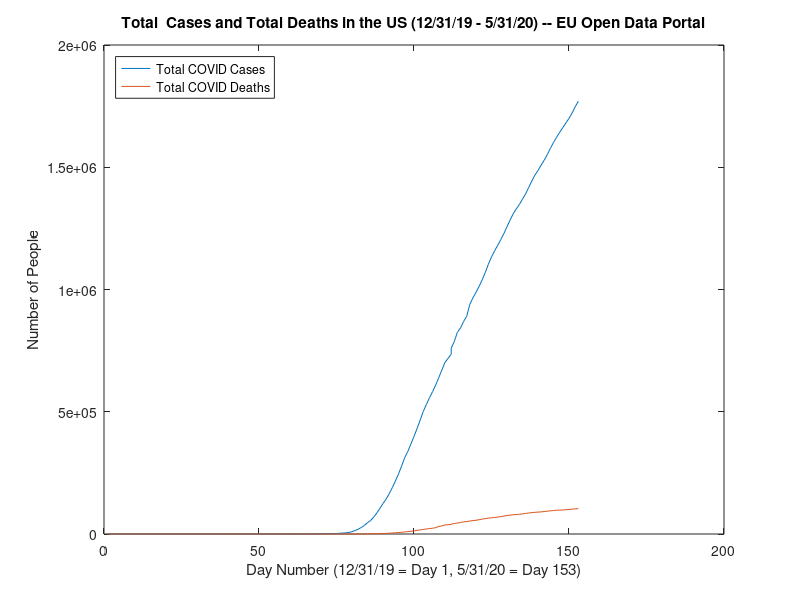
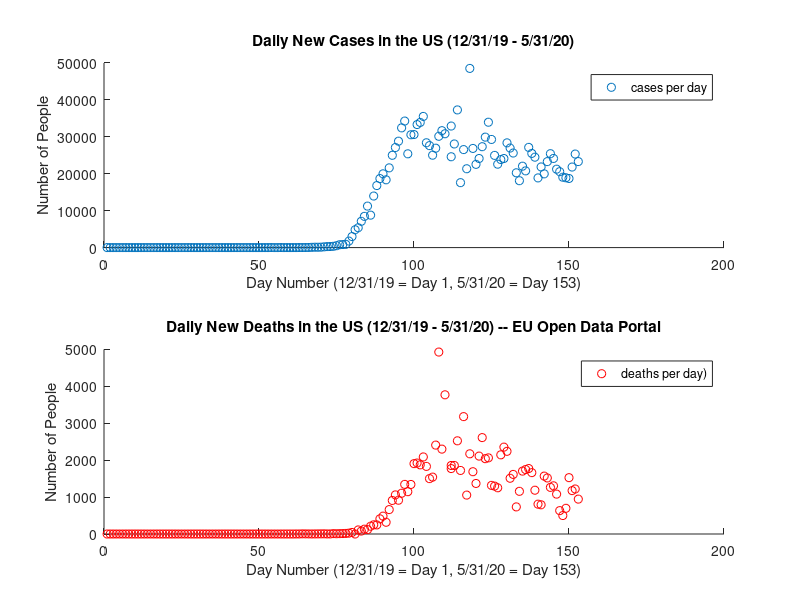

MATLAB code to generate these figures, in order: (Note: this script raises an error after producing the figures.)
%CS 169 Final Project: US COVID Cases
%Linnell
%By Jennifer Chun 
%6/4/20


%Program's Purposes: 
%-To look into the total number of cases and deaths in the US from Dec 31st 2019 to May 31st 2020
%-To plot the daily cases and deaths in the US from Dec 31st 2019 to May 31st 2020
%-To assess whether the Total Number of COVID-19 cases in the US is curving by comparing the Least Squares Equations of two datasets
%---data from April 1st to May 31st
%---data from May 1st to May 31st


%Learning Objectives:
%-Test the limitations of Octave's 2D plotting capabilities (including "animating" graphs)
%-Utilize Octave's ability to create and manipulate arrays and matrices 
%-Utilize some of the functions provided in Octave (matrix transposition, ones())
%-Utilize some of the functions in Octave's Statistics Package ( nanmax(), nanmean(), plsregress() *Partial Least Squares function*)


%Program-Running Requirements:
%-Octave IDE
%-Octave Statistics Package, found at https://octave.sourceforge.io/statistics/


%Data Obtained from EU Open Data Portal, accessed 5/31/20 
%https://data.europa.eu/euodp/en/data/dataset/covid-19-coronavirus-data/resource/55e8f966-d5c8-438e-85bc-c7a5a26f4863

%Outputing refers to outputing the data on the command window
%~~~~~~~~~~~~~~~~~~~~~~~~~~~~~~~~~~~~~~~~~~~~~~~~~~~~~~~~~~~~~~~~~~~~~~~~~~~~~~~~~~~~~~~~~~~~~~~~~~~~~~~~~~~~~~~~~~~~~~~~~~~~~~~~~~~~~~~~~~~~~~~~~~~~~~~~~~~~~
%**Major Data Arrays Created for This Program**

%N = numbers array from 1 - 153 (representing Day 1 (Dec 31st 2019) to Day 153 (May 31st 2020))C = New Cases, D = New Deaths
N = [1	2	3	4	5	6	7	8	9	10	11	12	13	14	15	16	17	18	19	20	21	22	23	24	25	26	27	28	29	30	31	32	33	34	35	36	37	38	39	40	41	42	43	44	45	46	47	48	49	50	51	52	53	54	55	56	57	58	59	60	61	62	63	64	65	66	67	68	69	70	71	72	73	74	75	76	77	78	79	80	81	82	83	84	85	86	87	88	89	90	91	92	93	94	95	96	97	98	99	100	101	102	103	104	105	106	107	108	109	110	112	112	113	114	115	116	117	118	119	120	121	122	123	124	125	126	127	128	129	130	131	132	133	134	135	136	137	138	139	140	141	142	143	144	145	146	147	148	149	150	151	152	153];

%C = daily number of COVID cases in the US (index 1-153 reflects the Day number,(Dec 31st 2019) - (May 31st 2020))
% - Data from EU Open Data Portal
C = [0	0	0	0	0	0	0	0	0	0	0	0	0	0	0	0	0	0	0	0	0	1	0	0	0	1	0	3	0	0	0	1	1	1	3	0	0	1	0	0	0	1	0	0	1	1	0	0	0	0	0	0	1	19	0	0	18	0	6	1	6	3	20	14	22	34	74	105	95	121	200	271	287	351	511	777	823	887	1766	2988	4835	5374	7123	8459	11236	8789	13963	16797	18695	19979	18360	21595	24998	27103	28819	32425	34272	25398	30561	30613	33323	33901	35527	28391	27620	25023	26922	30148	31667	30833	32922	24601	28065	37289	17588	26543	21352	48529	26857	22541	24132	27326	29917	33955	29288	24972	22593	23841	24128	28369	26957	25612	20258	18117	22048	20782	27143	25508	24487	18873	21841	19970	23285	25434	24147	21236	20568	19064	18910	18721	21817	25337	23297];

%D = daily number of COVID deaths in the US (index 1-153 reflects the Day number,(Dec 31st 2019) - (May 31st 2020))
% - Data from EU Open Data Portal
D = [0	0	0	0	0	0	0	0	0	0	0	0	0	0	0	0	0	0	0	0	0	0	0	0	0	0	0	0	0	0	0	0	0	0	0	0	0	0	0	0	0	0	0	0	0	0	0	0	0	0	0	0	0	0	0	0	0	0	0	0	0	1	1	4	3	2	1	2	3	4	5	2	2	10	7	10	12	16	23	42	0	110	80	131	119	211	249	246	411	484	318	661	909	1059	915	1104	1344	1146	1342	1906	1922	1873	2087	1831	1500	1541	2408	4928	2299	3770	1856	1772	1857	2524	1721	3179	1054	2172	1687	1369	2110	2611	2040	2062	1317	1297	1252	2144	2353	2239	1510	1614	734	1156	1703	1746	1773	1662	1186	808	791	1568	1518	1263	1305	1080	633	500	696	1526	1175	1219	945];
%~~~~~~~~~~~~~~~~~~~~~~~~~~~~~~~~~~~~~~~~~~~~~~~~~~~~~~~~~~~~~~~~~~~~~~~~~~~~~~~~~~~~~~~~~~~~~~~~~~~~~~~~~~~~~~~~~~~~~~~~~~~~~~~~~~~~~~~~~~~~~~~~~~~~~~~~~~~~~~~~~~~~~~~~

%Part 1: Creating and manipulating a matrix of values to generate a matrix containing the total count of COVID cases and deaths from Day 1 (Dec 31st 2019) to Day i

fprintf("N : The array with the numbers 1 - 153, representing Day 1 - Day 153 (12/31/19-5/31/20)");
fprintf("C : The array with the number of daily COVID cases in the US on Day i, the index of C");
fprintf("D : The array with the number of daily COVID deaths in the US on Day i, the index of D");

  %Creating matrix B using the specially created arrays
  %Using matrix B to totaling up all the cases in the US over 1/1 to 5/31
  B(:,1) = N;
  B(:,2) = C;
  B(:,3) = D;
  
  %counters of total cases and deaths, initially set to the Day 1 value
  totalcases = B(1,2);
  totaldeaths = B(1,3);

  
  %Replacing the values of matrix B to generate a matrix containing the total cases in the second column and the total deaths in the third column
  for i = 2:153,
    %Country 1
    B(i,2) += totalcases;
    B(i,3) += totaldeaths;
    totalcases = B(i,2);
    totaldeaths = B(i,3);
  endfor
    
  %Outputs the number of total cases and total deaths
   fprintf("The total number of cases (Dec 31st 2019 to May 31st 2020): ");
   totalcases
   fprintf("The total number of deaths (Dec 31st 2019 to May 31st 2020): "); 
   totaldeaths
   
   
%Part 2: Generating a graph containing two different lines sharing the same x values
   
  %Figure 1: Total COVID Cases and Deaths from Day 1 (Dec 31st) to Day i
  figure (1);
  %----plotting both columns 2 and 3 of matrix B to the N array
  X = [B(:,2), B(:,3)];
  plot(B(:,1),X)
  %----setting the legend and the legend location
  legend('Total COVID Cases','Total COVID Deaths',"location","northwest");
  %----setting the title and labels of the graph
  title("Total  Cases and Total Deaths in the US (12/31/19 - 5/31/20) -- EU Open Data Portal");
  xlabel ("Day Number (12/31/19 = Day 1, 5/31/20 = Day 153)");
  ylabel ("Number of People");
  
 
%Part 3: Generating two scatterplots on the same figure by subplotting
  
  %Figure 2: Scatter plotting for Daily New Cases and Daily New Deaths 
  %Day 1 (Dec 31st) to Day 153 (May 31st)
  figure (2);
  
  %new cases subplot
  subplot (2, 1, 1)
  %---setting the color of the plots to orange
  scatter (N, C, 'o');
  legend('cases per day');
  title("Daily New Cases in the US (12/31/19 - 5/31/20)");
  xlabel ("Day Number (12/31/19 = Day 1, 5/31/20 = Day 153)");
  ylabel ("Number of People");
  
  %new deaths subplot
  subplot(2,1,2)
  %---setting the color of the plots to red
  scatter(N,D, 'r');
  legend('deaths per day)');
  title("Daily New Deaths in the US (12/31/19 - 5/31/20) -- EU Open Data Portal");
  xlabel("Day Number (12/31/19 = Day 1, 5/31/20 = Day 153)");
  ylabel("Number of People");

  
%Part 4: Calculating the max value of the new daily COVID cases and deaths and the days of the max values
%---using the nanmax function from the Statistics Package

%finding the max value of the C array , the daily number of cases array 
maxC = nanmax(C)

%finding the day when the max value of daily cases is reached and outputing the result
for maxic=1:153
  if C(maxic) == maxC
    break
  endif
endfor 
fprintf("The i when C has the highest value is ")
maxic

%finding the max value of the D array, the daily number of deaths array
maxD = nanmax(D)

%finding the day when the max value of daily deaths is reached and outputing the result
for maxid=1:153
  if C(maxid) == maxD
    break
  endif
endfor 
fprintf("The i when D has the highest value is ")
maxid

%outputs the mean values of arrays C and D respectively (daily number of cases and daily number of deaths)
meanC = nanmean(C)
meanD = nanmean(D)


%Part 5: Finding the slope of the line of least squares from the data from April 1st to May 31st
%-Least Squares Function

%Finding the day number of April 1st
  BegApril = 153 - 61

%generating a column array of 1's 
O = ones(153 - BegApril + 1,1) ;
%creating the arrays P and Q which hold the values of the number array N and the daily number of COVID cases array C
P = N(BegApril:153);
Q = C(BegApril:153);

fprintf("Testing for Least Squares Test with given daily data from the first day of April");
%Taking the transverse of array P and putting the O and P transverse column arrays into one matrix
X = [O P'];
%Taking the transverse of array Q
Y =  Q';
%NCOMP refers to the dimension of the desired Least Squares Function
NCOMP = 1;
%Using the Least Squares formula on matrix X and column array Y with the 1st dimension (a line)
[XLOADINGS,YLOADINGS,XSCORES,YSCORES,COEFFICIENTS,FITTED] = plsregress(X,Y,NCOMP);
%b1 is the slope of the Least Squares Test for April 1st to May 31st
b1 = COEFFICIENTS(2);
%the y-intercept of the Least Squares line for April 1st to May 31st
%--the median of the time from Apri1 1st - May 31st is taken into account for the intercept because the Least Squares makes calculations based on the median of the dataset
b1intercept = b1 * -(153 - BegApril + 1 + median(BegApril:153));
 

%Part 6: Graphing the Least Squares Line for data from April 1st to May 31st with Animation
%Figure 4: The line of best fit for the scatterplots using the Partial Least Squares Regression starting from the first day of April
figure(3)
%scatter (N, C, 'o');
hold on
%Finding the day when the Least Squares Line estimates when the daily number of cases will reach 0, "t1"
%The graph stops once the y-value of the graphed line has reached below 0
for t1 = 0:500  
  %"Animates" the plotting of the line by having there be a pause of .01 seconds between plotting each point
  %'*' makes different colored asterisks appear on the line graph
  plot(t1,b1 * t1 + b1intercept, '*');
  pause(.01)
  if b1 * t1 + b1intercept < 0
    break
  endif
endfor
hold off

%Outputing t1
fprintf("    If starting the SSE on the first day of April, there should be no more new COVID cases on Day ");
    t1
legend('cases per day');
title("Least Squares Test Estimate of Cases in the US with given daily data from the first day of April(12/31/19 - 5/31/20)");
xlabel ("Day Number (12/31/19 = Day 1, 5/31/20 = Day 153)");
ylabel ("Number of People");  
 

%Part 7: Finding the slope of the line of least squares from the data from May 1st to May 31st
%-Code is nearly identical to Part 5, but with BegMay instead of BegApril

%Find the day number of May 1st
  BegMay = 153 - 31
  
O = ones(153 - BegMay + 1,1) ;
P = N(BegMay:153);
Q = C(BegMay:153);
fprintf("Testing for Least Squares Test with given daily data from the first day of May");
X = [O P'];
Y =  Q';
NCOMP = 1;
[XLOADINGS,YLOADINGS,XSCORES,YSCORES,COEFFICIENTS,FITTED] = plsregress(X,Y,NCOMP);
%b2 is the slope of the Least Squares Test
b2 = COEFFICIENTS(2);
%the y-intercept of the Least Squares line
b2intercept = b2 * -(153 - BegMay + 1 + median(BegMay:153));


%Part 8: Finding the slope of the line of least squares from the data from May 1st to May 31st  
%-Code is nearly identical to Part 6, but with the least squares estimate from May 1st to May 31st instead of April 1st to May 31st

%Figure 4: The line of best fit for the scatterplots using the Partial Least Squares Regression starting from the first day of May
figure(4)
hold on
for t2 = 0:500  
  plot(t2,b2 * t2 + b2intercept, '*');
  pause(.01)
  if b2 * t2 + b2intercept < 0
    break
  endif
endfor
%Outputing t2
fprintf("    If starting the SSE on the first day of May, there should be no more new COVID cases on Day ");
    t2
legend('cases per day');
title("Least Squares Test Estimate of Cases in the US with given daily data from the first day of May(12/31/19 - 5/31/20)");
xlabel ("Day Number (12/31/19 = Day 1, 5/31/20 = Day 153)");
ylabel ("Number of People");   
hold off

%Part 9: Comparing the Estimated Days of no new cases for Figure 3 and Figure 4 to assess whether the total cases is curving
fprintf("  Based on the Least Squares test comparison of the daily number of COVID 19 cases from the EU Open Data Portal between Figure 3 and Figure 4, can we believe that the total cases of COVID-19 in the US is curving?   ");
%t1 - Estimated Day the Daily Cases reaches below 0 (April 1st- May 31st)
%t2 - Estimated Day the Daily Cases reaches below 0 (May 1st - May 31st)
%if t2 is smaller than t1, this means that the negative slope from Figure 4 is greater than Figure 3, implying that the total COVID cases in the US is curving
%if t2 is not smaller than t1, then the data is not curving
if t2 < t1
  fprintf(" Yes");
else
  fprintf(" No");
endif